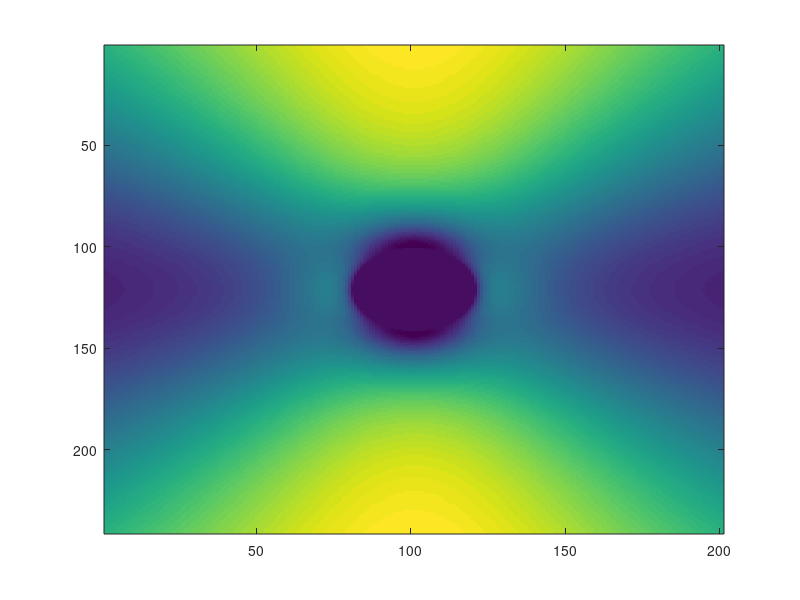
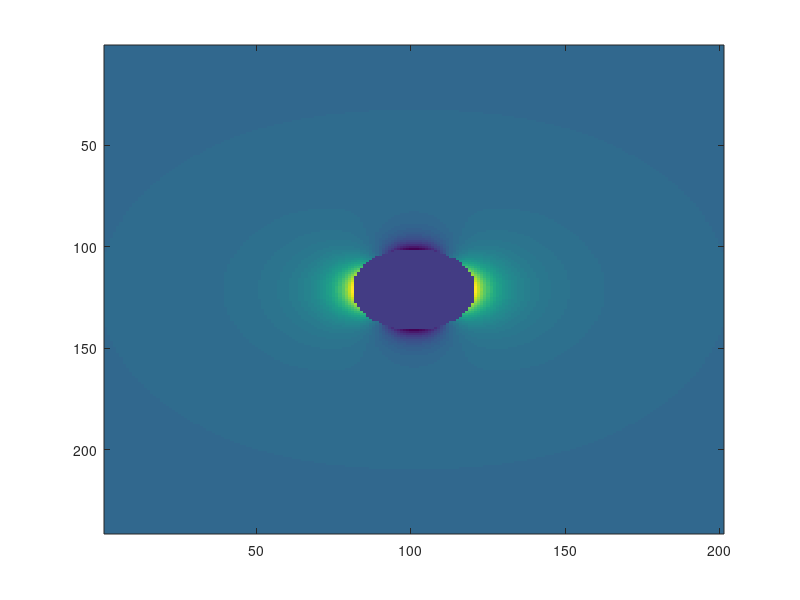
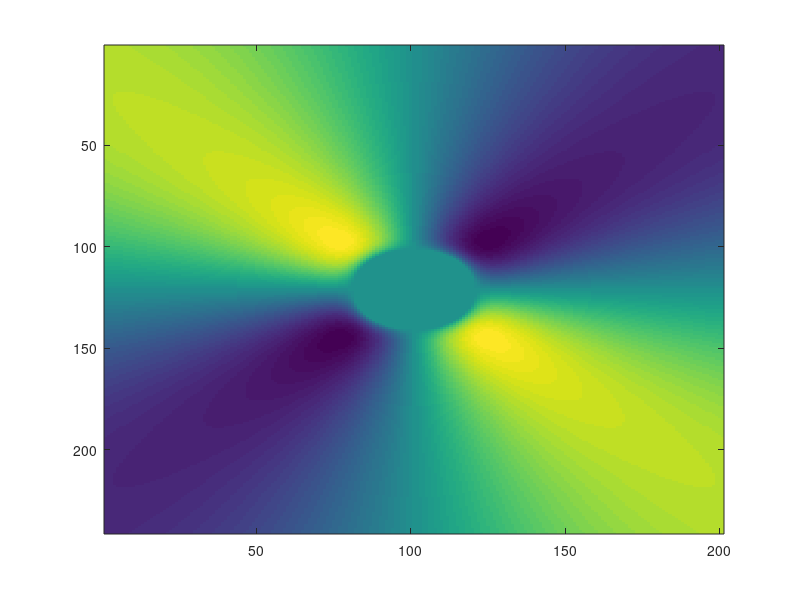
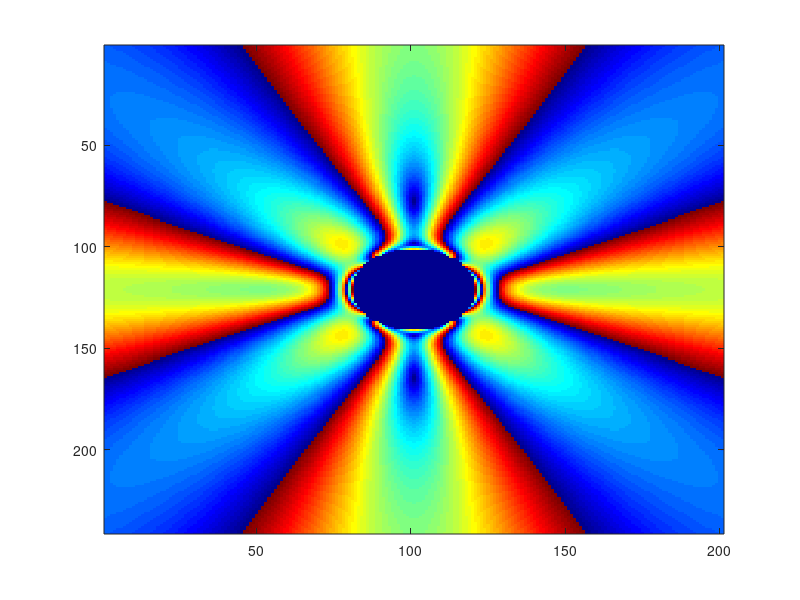

These figures' MATLAB source, in order:
clear
clc



x=-10:.1:10;  %length in the x direction
y=(-12:.1:12)'; %length in the y direction

xgrid=ones(size(y,1),1)*x; %create an x grid
ygrid=y*ones(1,size(x,2));  %create a y grid

%we now have a 2-d plate representing our experiment form lab

r=sqrt(xgrid.^2+ygrid.^2); %change to polar coordinated
theta=atan2(ygrid,xgrid); %change to polar coordinate


a=2; %hole size
Sigma_0=1; %nominal stress


%create our stress equations
sigma_r= (1/2).*((1-(a.*a)./(r.*r))-(1-(4.*a.*a)./(r.*r)+(3.*a.*a.*a.*a)./(r.*r.*r.*r)).*cos(2*theta));
sigma_t= (1/2).*((1+(a.*a)./(r.*r))+((1+3.*a.*a.*a.*a)./(r.*r.*r.*r)).*cos(2*theta));
tau_rt=(1/2).*(1+(2.*a.*a)./(r.*r)-(3.*a.*a.*a.*a)./(r.*r.*r.*r)).*sin(2*theta);


%subtract the are of the hole
sigma_r(find(r < a))=0;  
sigma_t(find(r < a))=0; 
tau_rt(find(r < a))=0; 

%plots
imagesc(sigma_r);
figure
imagesc(sigma_t);
figure
imagesc(tau_rt);
figure

%difference of principal stresses
p1_p2=2*sqrt(((sigma_r-sigma_t)/2).*((sigma_r-sigma_t)/2)+tau_rt.*tau_rt);

colormap([jet;jet;jet]) 
imagesc(p1_p2)






